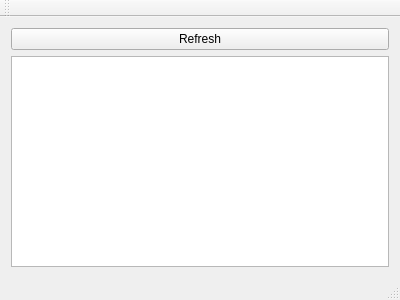
<?xml version="1.0" encoding="UTF-8"?>
<ui version="4.0">
 <class>MainWindow</class>
 <widget class="QMainWindow" name="MainWindow">
  <property name="geometry">
   <rect>
    <x>0</x>
    <y>0</y>
    <width>400</width>
    <height>300</height>
   </rect>
  </property>
  <property name="windowTitle">
   <string>MainWindow</string>
  </property>
  <widget class="QWidget" name="centralWidget">
   <layout class="QVBoxLayout" name="verticalLayout">
    <item>
     <widget class="QPushButton" name="btnRefresh">
      <property name="text">
       <string>Refresh</string>
      </property>
     </widget>
    </item>
    <item>
     <widget class="QListWidget" name="listIf"/>
    </item>
   </layout>
  </widget>
  <widget class="QMenuBar" name="menuBar">
   <property name="geometry">
    <rect>
     <x>0</x>
     <y>0</y>
     <width>400</width>
     <height>22</height>
    </rect>
   </property>
  </widget>
  <widget class="QToolBar" name="mainToolBar">
   <attribute name="toolBarArea">
    <enum>TopToolBarArea</enum>
   </attribute>
   <attribute name="toolBarBreak">
    <bool>false</bool>
   </attribute>
  </widget>
  <widget class="QStatusBar" name="statusBar"/>
 </widget>
 <layoutdefault spacing="6" margin="11"/>
 <resources/>
 <connections/>
</ui>
